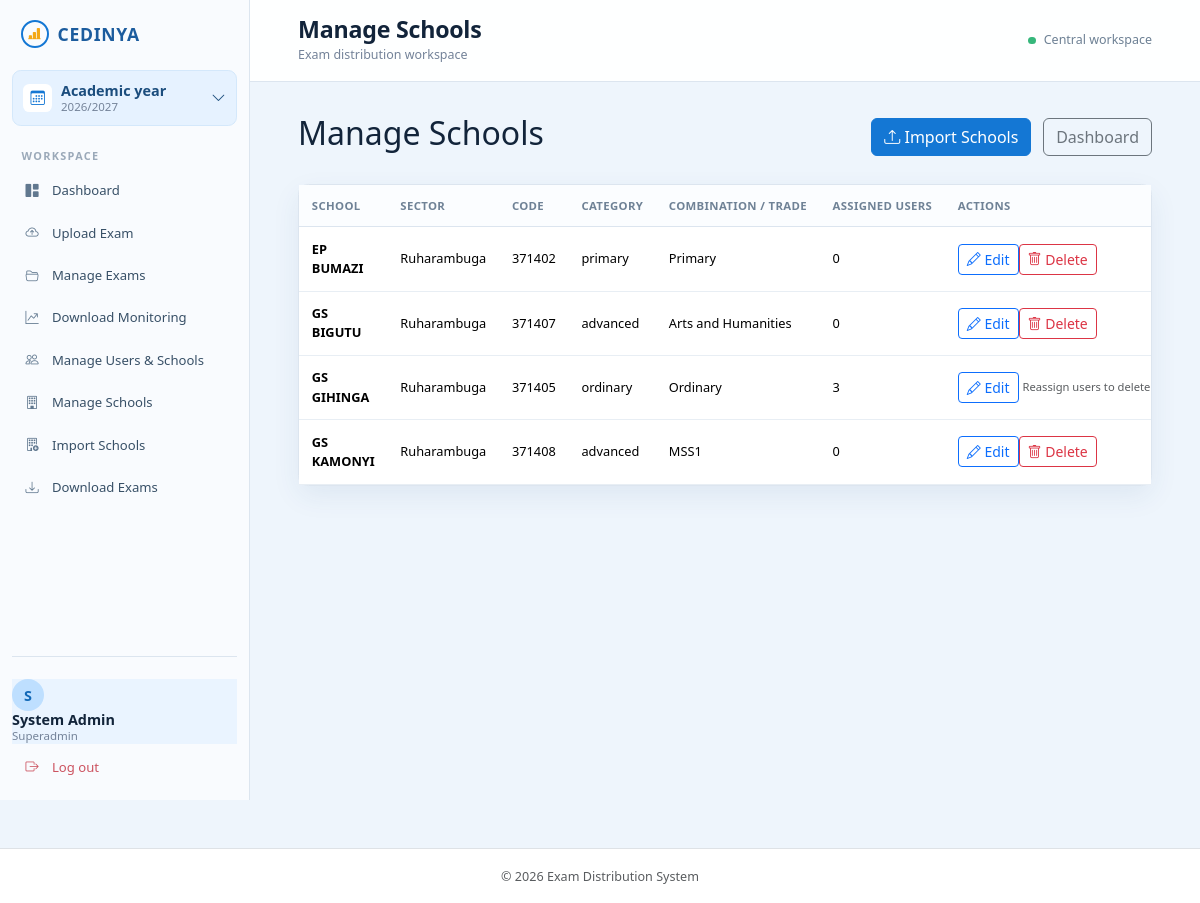
The page /admin/schools.php (signed in) on the database its author committed.
### tables this page shows
CREATE TABLE `schools` (
  `id` int(11) NOT NULL,
  `name` varchar(150) NOT NULL,
  `district_id` int(11) DEFAULT NULL,
  `code` varchar(20) DEFAULT NULL,
  `category` enum('primary','ordinary','advanced','tvet') DEFAULT NULL,
  `combination_trade` varchar(150) DEFAULT NULL
);

CREATE TABLE `sectors` (
  `district_id` int(11) NOT NULL,
  `sectorname` varchar(100) NOT NULL
);

### admin/schools.php (the view, shortened to what this page needs)
<?php
require_once '../includes/auth.php';
$isSuperadmin = ($_SESSION['role'] ?? '') === 'superadmin';
$schoolsQuery = 'SELECT s.id, s.name, s.district_id, s.code, s.category, s.combination_trade, sec.sectorname, COUNT(u.id) AS assigned_users FROM schools s LEFT JOIN sectors sec ON sec.district_id = s.district_id LEFT JOIN users u ON u.school_id = s.id';
if ($isSuperadmin) {
    $schoolsQuery .= ' GROUP BY s.id, s.name, s.district_id, s.code, s.category, s.combination_trade, sec.sectorname ORDER BY sec.sectorname, s.name';
    $schoolsStmt = $pdo->query($schoolsQuery);
} else {
    $schoolsQuery .= ' WHERE s.district_id = ? GROUP BY s.id, s.name, s.district_id, s.code, s.category, s.combination_trade, sec.sectorname ORDER BY s.name';
    $schoolsStmt = $pdo->prepare($schoolsQuery);
    $schoolsStmt->execute([(int)($_SESSION['district_id'] ?? 0)]);
}
$schools = $schoolsStmt->fetchAll();
$pageTitle = $isSuperadmin ? 'Manage Schools' : 'Assigned Schools';
require '../includes/header.php';
?>
<div class="d-flex justify-content-between align-items-center mb-4">
    <h2><?= htmlspecialchars($pageTitle) ?></h2>
    <?php if ($isSuperadmin): ?>
    <div>
        <a href="<?= APP_BASE_URL ?>/admin/import-schools" class="btn btn-primary me-2"><i class="bi bi-upload"></i> Import Schools</a>
        <a href="<?= APP_BASE_URL ?>/admin/dashboard" class="btn btn-outline-secondary">Dashboard</a>
    </div>
    <?php endif; ?>
</div>
<div class="card">
    <div class="table-responsive">
        <table class="table table-hover mb-0">
            <thead><tr><th>School</th><th>Sector</th><th>Code</th><th>Category</th><th>Combination / Trade</th><th>Assigned users</th><?php if ($isSuperadmin): ?><th>Actions</th><?php endif; ?></tr></thead>
            <tbody>
            <?php foreach ($schools as $school): ?>
                <tr>
                    <td><strong><?= htmlspecialchars($school['name']) ?></strong></td>
                    <td><?= htmlspecialchars($school['sectorname'] ?? 'Unknown') ?></td>
                    <td><?= htmlspecialchars($school['code'] ?? '-') ?></td>
                    <td><?= htmlspecialchars($school['category'] ?? '-') ?></td>
                    <td><?= htmlspecialchars($school['combination_trade'] ?? '-') ?></td>
                    <td><?= (int)$school['assigned_users'] ?></td>
                    <?php if ($isSuperadmin): ?><td class="text-nowrap"><a href="?edit=<?= (int)$school['id'] ?>" class="btn btn-sm btn-outline-primary"><i class="bi bi-pencil"></i> Edit</a><?php if ((int)$school['assigned_users'] === 0): ?><form method="POST" class="d-inline" onsubmit="return confirm('Delete this school? This cannot be undone.');"><input type="hidden" name="action" value="delete"><input type="hidden" name="school_id" value="<?= (int)$school['id'] ?>"><input type="hidden" name="csrf_token" value="<?= htmlspecialchars(csrfToken()) ?>"><button type="submit" class="btn btn-sm btn-outline-danger"><i class="bi bi-trash"></i> Delete</button></form><?php else: ?><span class="text-muted small ms-1">Reassign users to delete</span><?php endif; ?></td><?php endif; ?>
                </tr>
            <?php endforeach; ?>
            </tbody>
        </table>
    </div>
</div>
<?php require '../includes/footer.php'; ?>

### assets/css/style.css (style rules this page uses)
:root { --ink: #12243a; --muted: #748399; --line: #dce5ef; --canvas: #eef5fc; --panel: #ffffff; --blue: #1477d4; --blue-soft: #e4f1ff; --rail: #f9fbfe; --shadow: 0 10px 28px rgba(39, 81, 124, 0.08); }
body { background: var(--canvas); color: var(--ink); font-family: 'Trebuchet MS', 'Segoe UI', sans-serif; font-size: 0.9rem; }
.table { margin: 0; color: var(--ink); vertical-align: middle; }
.table th { padding: 0.75rem 0.8rem; background: #fbfdff; color: #6f8296; border-bottom: 1px solid var(--line); font-size: 0.71rem; font-weight: 800; text-transform: uppercase; letter-spacing: 0.03em; white-space: nowrap; }
.table td { padding: 0.78rem 0.8rem; border-color: #e8eef4; font-size: 0.8rem; }
.table td strong { font-weight: 700; }
.btn-primary { background: var(--blue); border-color: var(--blue); }
.card { border: 1px solid var(--line); box-shadow: var(--shadow); border-radius: 0.65rem; }

### rows shown on the page
schools: name "EP BUMAZI", district.sectorname "Ruharambuga", code "371402", category "primary", combination_trade "Primary", assigned_users "0"
schools: name "GS BIGUTU", district.sectorname "Ruharambuga", code "371407", category "advanced", combination_trade "Arts and Humanities", assigned_users "0"
schools: name "GS GIHINGA", district.sectorname "Ruharambuga", code "371405", category "ordinary", combination_trade "Ordinary", assigned_users "3", shows "Reassign users to delete"
schools: name "GS KAMONYI", district.sectorname "Ruharambuga", code "371408", category "advanced", combination_trade "MSS1", assigned_users "0"

### other values the page prints
substr((string)($_SESSION['full_name'] ?? 'U'), 0, 1) "S"
$_SESSION['full_name'] "System Admin"
$_SESSION['role'] "Superadmin"
$pageTitle "Manage Schools"
$_SESSION['sector_name'] "Central workspace"
